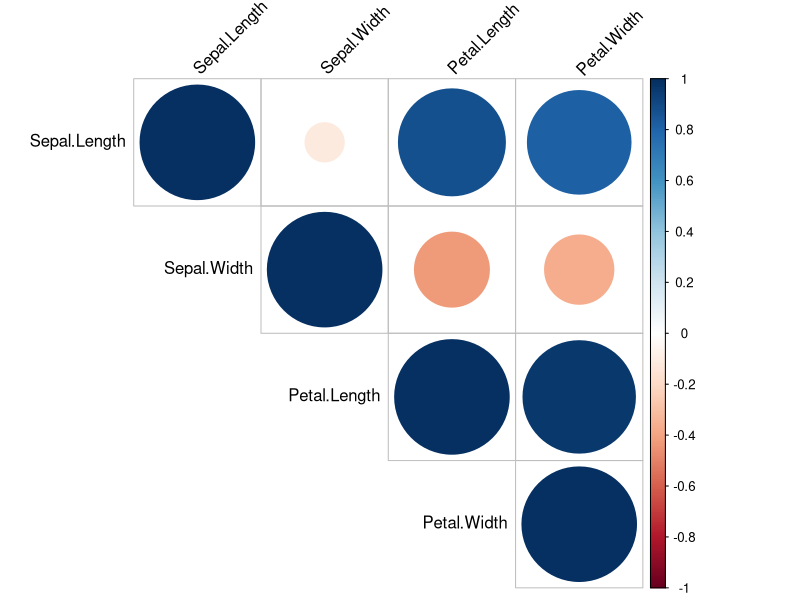
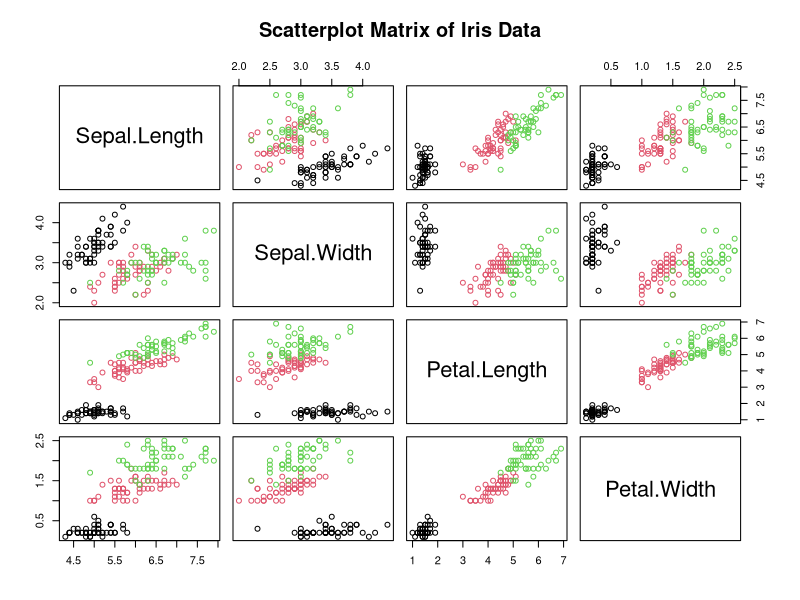

These charts were generated, in order, by the following R code:
# EXPERIMENT 5 on IRIS dataset

# Load dataset
data(iris)

# Select only numeric columns
num_data <- iris[, 1:4]

# Correlation matrix
cor_matrix <- cor(num_data)
print(cor_matrix)

# Correlation Plot
install.packages("corrplot")   # run only once
library(corrplot)
corrplot(cor_matrix, method = "circle", type = "upper", tl.col = "black", tl.srt = 45)

# Covariance matrix
cov_matrix <- cov(num_data)
print(cov_matrix)

# Pairwise scatterplot with species colors
pairs(num_data, col = iris$Species, main = "Scatterplot Matrix of Iris Data")

# ANOVA: Does Sepal.Length differ by Species?
anova_result <- aov(Sepal.Length ~ Species, data = iris)
summary(anova_result)

# Another ANOVA on Petal.Length
anova_result2 <- aov(Petal.Length ~ Species, data = iris)
summary(anova_result2)

# ANCOVA: Sepal.Length explained by Sepal.Width + Species
ancova_result <- aov(Sepal.Length ~ Sepal.Width + Species, data = iris)
summary(ancova_result)


